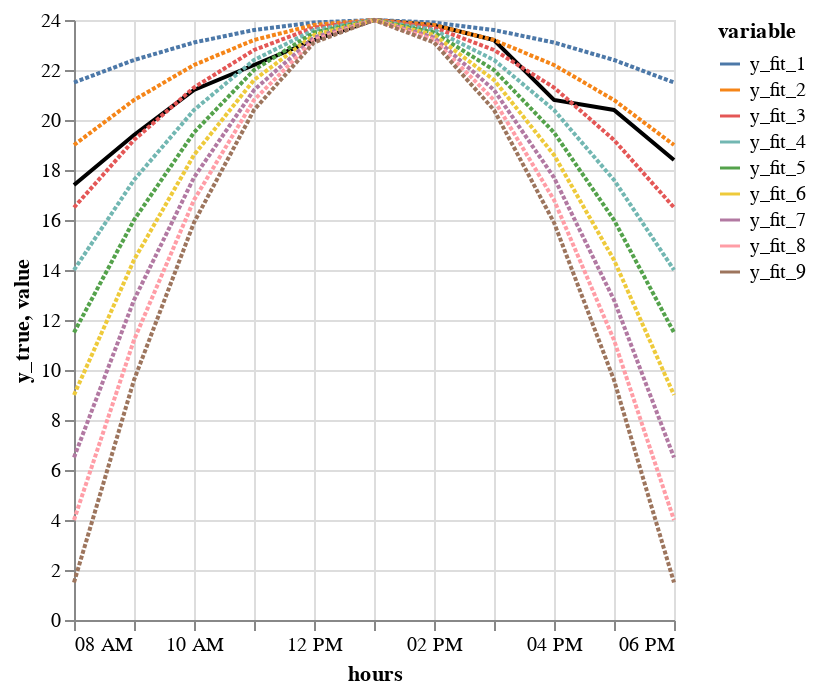

Notebook code for this chart:
### Code cell
data = create_data(day=1, extent=5)
base = alt.Chart(data)
true = base.mark_line().encode(
    x="hours:T",
    y=alt.Y("y_true:Q").scale(zero=False),
    order="t:Q",
    color=alt.value("black"),
)

flipped = data.unpivot(index="hours", on=cs.starts_with("y_fit"))


fits = (
    alt.Chart(flipped)
    .mark_line()
    .encode(
        x="hours:T",
        y="value:Q",
        color="variable:N",
        strokeDash=alt.value([2,1])

    )
)

true + fits

### Figure 1 — Vega-Lite specification as saved in the notebook (floating-point values rounded to 4 significant figures)
{"config": {"view": {"continuousWidth": 300, "continuousHeight": 300}}, "layer": [{"data": {"name": "data-d0a2941e08ef59fcfcfc7495a024beb9"}, "mark": {"type": "line"}, "encoding": {"color": {"value": "black"}, "order": {"field": "t", "type": "quantitative"}, "x": {"field": "hours", "type": "temporal"}, "y": {"field": "y_true", "scale": {"zero": false}, "type": "quantitative"}}}, {"data": {"name": "data-673fca29ba9e924e875e3e7823fec902"}, "mark": {"type": "line"}, "encoding": {"color": {"field": "variable", "type": "nominal"}, "strokeDash": {"value": [2, 1]}, "x": {"field": "hours", "type": "temporal"}, "y": {"field": "value", "type": "quantitative"}}}], "$schema": "https://vega.github.io/schema/vega-lite/v5.20.1.json", "datasets": {"data-d0a2941e08ef59fcfcfc7495a024beb9": [{"hours": "2020-07-01T08:00:00", "x": -5, "y_true": 17.4, "y_fit_1": 21.5, "y_fit_2": 19.0, "y_fit_3": 16.5, "y_fit_4": 14.0, "y_fit_5": 11.5, "y_fit_6": 9.0, "y_fit_7": 6.5, "y_fit_8": 4.0, "y_fit_9": 1.5}, {"hours": "2020-07-01T09:00:00", "x": -4, "y_true": 19.4, "y_fit_1": 22.4, "y_fit_2": 20.8, "y_fit_3": 19.2, "y_fit_4": 17.6, "y_fit_5": 16.0, "y_fit_6": 14.4, "y_fit_7": 12.8, "y_fit_8": 11.2, "y_fit_9": 9.6}, {"hours": "2020-07-01T10:00:00", "x": -3, "y_true": 21.2, "y_fit_1": 23.1, "y_fit_2": 22.2, "y_fit_3": 21.3, "y_fit_4": 20.4, "y_fit_5": 19.5, "y_fit_6": 18.6, "y_fit_7": 17.7, "y_fit_8": 16.8, "y_fit_9": 15.9}, {"hours": "2020-07-01T11:00:00", "x": -2, "y_true": 22.2, "y_fit_1": 23.6, "y_fit_2": 23.2, "y_fit_3": 22.8, "y_fit_4": 22.4, "y_fit_5": 22.0, "y_fit_6": 21.6, "y_fit_7": 21.2, "y_fit_8": 20.8, "y_fit_9": 20.4}, {"hours": "2020-07-01T12:00:00", "x": -1, "y_true": 23.2, "y_fit_1": 23.9, "y_fit_2": 23.8, "y_fit_3": 23.7, "y_fit_4": 23.6, "y_fit_5": 23.5, "y_fit_6": 23.4, "y_fit_7": 23.3, "y_fit_8": 23.2, "y_fit_9": 23.1}, {"hours": "2020-07-01T13:00:00", "x": 0, "y_true": 24.0, "y_fit_1": 24.0, "y_fit_2": 24.0, "y_fit_3": 24.0, "y_fit_4": 24.0, "y_fit_5": 24.0, "y_fit_6": 24.0, "y_fit_7": 24.0, "y_fit_8": 24.0, "y_fit_9": 24.0}, {"hours": "2020-07-01T14:00:00", "x": 1, "y_true": 23.8, "y_fit_1": 23.9, "y_fit_2": 23.8, "y_fit_3": 23.7, "y_fit_4": 23.6, "y_fit_5": 23.5, "y_fit_6": 23.4, "y_fit_7": 23.3, "y_fit_8": 23.2, "y_fit_9": 23.1}, {"hours": "2020-07-01T15:00:00", "x": 2, "y_true": 23.2, "y_fit_1": 23.6, "y_fit_2": 23.2, "y_fit_3": 22.8, "y_fit_4": 22.4, "y_fit_5": 22.0, "y_fit_6": 21.6, "y_fit_7": 21.2, "y_fit_8": 20.8, "y_fit_9": 20.4}, {"hours": "2020-07-01T16:00:00", "x": 3, "y_true": 20.8, "y_fit_1": 23.1, "y_fit_2": 22.2, "y_fit_3": 21.3, "y_fit_4": 20.4, "y_fit_5": 19.5, "y_fit_6": 18.6, "y_fit_7": 17.7, "y_fit_8": 16.8, "y_fit_9": 15.9}, {"hours": "2020-07-01T17:00:00", "x": 4, "y_true": 20.4, "y_fit_1": 22.4, "y_fit_2": 20.8, "y_fit_3": 19.2, "y_fit_4": 17.6, "y_fit_5": 16.0, "y_fit_6": 14.4, "y_fit_7": 12.8, "y_fit_8": 11.2, "y_fit_9": 9.6}, {"hours": "2020-07-01T18:00:00", "x": 5, "y_true": 18.4, "y_fit_1": 21.5, "y_fit_2": 19.0, "y_fit_3": 16.5, "y_fit_4": 14.0, "y_fit_5": 11.5, "y_fit_6": 9.0, "y_fit_7": 6.5, "y_fit_8": 4.0, "y_fit_9": 1.5}], "data-673fca29ba9e924e875e3e7823fec902": [{"hours": "2020-07-01T08:00:00", "variable": "y_fit_1", "value": 21.5}, {"hours": "2020-07-01T09:00:00", "variable": "y_fit_1", "value": 22.4}, {"hours": "2020-07-01T10:00:00", "variable": "y_fit_1", "value": 23.1}, {"hours": "2020-07-01T11:00:00", "variable": "y_fit_1", "value": 23.6}, {"hours": "2020-07-01T12:00:00", "variable": "y_fit_1", "value": 23.9}, {"hours": "2020-07-01T13:00:00", "variable": "y_fit_1", "value": 24.0}, {"hours": "2020-07-01T14:00:00", "variable": "y_fit_1", "value": 23.9}, {"hours": "2020-07-01T15:00:00", "variable": "y_fit_1", "value": 23.6}, {"hours": "2020-07-01T16:00:00", "variable": "y_fit_1", "value": 23.1}, {"hours": "2020-07-01T17:00:00", "variable": "y_fit_1", "value": 22.4}, {"hours": "2020-07-01T18:00:00", "variable": "y_fit_1", "value": 21.5}, {"hours": "2020-07-01T08:00:00", "variable": "y_fit_2", "value": 19.0}, {"hours": "2020-07-01T09:00:00", "variable": "y_fit_2", "value": 20.8}, {"hours": "2020-07-01T10:00:00", "variable": "y_fit_2", "value": 22.2}, {"hours": "2020-07-01T11:00:00", "variable": "y_fit_2", "value": 23.2}, {"hours": "2020-07-01T12:00:00", "variable": "y_fit_2", "value": 23.8}, {"hours": "2020-07-01T13:00:00", "variable": "y_fit_2", "value": 24.0}, {"hours": "2020-07-01T14:00:00", "variable": "y_fit_2", "value": 23.8}, {"hours": "2020-07-01T15:00:00", "variable": "y_fit_2", "value": 23.2}, {"hours": "2020-07-01T16:00:00", "variable": "y_fit_2", "value": 22.2}, {"hours": "2020-07-01T17:00:00", "variable": "y_fit_2", "value": 20.8}, {"hours": "2020-07-01T18:00:00", "variable": "y_fit_2", "value": 19.0}, {"hours": "2020-07-01T08:00:00", "variable": "y_fit_3", "value": 16.5}, {"hours": "2020-07-01T09:00:00", "variable": "y_fit_3", "value": 19.2}, {"hours": "2020-07-01T10:00:00", "variable": "y_fit_3", "value": 21.3}, {"hours": "2020-07-01T11:00:00", "variable": "y_fit_3", "value": 22.8}, {"hours": "2020-07-01T12:00:00", "variable": "y_fit_3", "value": 23.7}, {"hours": "2020-07-01T13:00:00", "variable": "y_fit_3", "value": 24.0}, {"hours": "2020-07-01T14:00:00", "variable": "y_fit_3", "value": 23.7}, {"hours": "2020-07-01T15:00:00", "variable": "y_fit_3", "value": 22.8}, {"hours": "2020-07-01T16:00:00", "variable": "y_fit_3", "value": 21.3}, {"hours": "2020-07-01T17:00:00", "variable": "y_fit_3", "value": 19.2}, {"hours": "2020-07-01T18:00:00", "variable": "y_fit_3", "value": 16.5}, {"hours": "2020-07-01T08:00:00", "variable": "y_fit_4", "value": 14.0}, {"hours": "2020-07-01T09:00:00", "variable": "y_fit_4", "value": 17.6}, {"hours": "2020-07-01T10:00:00", "variable": "y_fit_4", "value": 20.4}, {"hours": "2020-07-01T11:00:00", "variable": "y_fit_4", "value": 22.4}, {"hours": "2020-07-01T12:00:00", "variable": "y_fit_4", "value": 23.6}, {"hours": "2020-07-01T13:00:00", "variable": "y_fit_4", "value": 24.0}, {"hours": "2020-07-01T14:00:00", "variable": "y_fit_4", "value": 23.6}, {"hours": "2020-07-01T15:00:00", "variable": "y_fit_4", "value": 22.4}, {"hours": "2020-07-01T16:00:00", "variable": "y_fit_4", "value": 20.4}, {"hours": "2020-07-01T17:00:00", "variable": "y_fit_4", "value": 17.6}, {"hours": "2020-07-01T18:00:00", "variable": "y_fit_4", "value": 14.0}, {"hours": "2020-07-01T08:00:00", "variable": "y_fit_5", "value": 11.5}, {"hours": "2020-07-01T09:00:00", "variable": "y_fit_5", "value": 16.0}, {"hours": "2020-07-01T10:00:00", "variable": "y_fit_5", "value": 19.5}, {"hours": "2020-07-01T11:00:00", "variable": "y_fit_5", "value": 22.0}, {"hours": "2020-07-01T12:00:00", "variable": "y_fit_5", "value": 23.5}, {"hours": "2020-07-01T13:00:00", "variable": "y_fit_5", "value": 24.0}, {"hours": "2020-07-01T14:00:00", "variable": "y_fit_5", "value": 23.5}, {"hours": "2020-07-01T15:00:00", "variable": "y_fit_5", "value": 22.0}, {"hours": "2020-07-01T16:00:00", "variable": "y_fit_5", "value": 19.5}, {"hours": "2020-07-01T17:00:00", "variable": "y_fit_5", "value": 16.0}, {"hours": "2020-07-01T18:00:00", "variable": "y_fit_5", "value": 11.5}, {"hours": "2020-07-01T08:00:00", "variable": "y_fit_6", "value": 9.0}, {"hours": "2020-07-01T09:00:00", "variable": "y_fit_6", "value": 14.4}, {"hours": "2020-07-01T10:00:00", "variable": "y_fit_6", "value": 18.6}, {"hours": "2020-07-01T11:00:00", "variable": "y_fit_6", "value": 21.6}, {"hours": "2020-07-01T12:00:00", "variable": "y_fit_6", "value": 23.4}, {"hours": "2020-07-01T13:00:00", "variable": "y_fit_6", "value": 24.0}, {"hours": "2020-07-01T14:00:00", "variable": "y_fit_6", "value": 23.4}, {"hours": "2020-07-01T15:00:00", "variable": "y_fit_6", "value": 21.6}, {"hours": "2020-07-01T16:00:00", "variable": "y_fit_6", "value": 18.6}, {"hours": "2020-07-01T17:00:00", "variable": "y_fit_6", "value": 14.4}, {"hours": "2020-07-01T18:00:00", "variable": "y_fit_6", "value": 9.0}, {"hours": "2020-07-01T08:00:00", "variable": "y_fit_7", "value": 6.5}, {"hours": "2020-07-01T09:00:00", "variable": "y_fit_7", "value": 12.8}, {"hours": "2020-07-01T10:00:00", "variable": "y_fit_7", "value": 17.7}, {"hours": "2020-07-01T11:00:00", "variable": "y_fit_7", "value": 21.2}, {"hours": "2020-07-01T12:00:00", "variable": "y_fit_7", "value": 23.3}, {"hours": "2020-07-01T13:00:00", "variable": "y_fit_7", "value": 24.0}, {"hours": "2020-07-01T14:00:00", "variable": "y_fit_7", "value": 23.3}, {"hours": "2020-07-01T15:00:00", "variable": "y_fit_7", "value": 21.2}, {"hours": "2020-07-01T16:00:00", "variable": "y_fit_7", "value": 17.7}, {"hours": "2020-07-01T17:00:00", "variable": "y_fit_7", "value": 12.8}, {"hours": "2020-07-01T18:00:00", "variable": "y_fit_7", "value": 6.5}, {"hours": "2020-07-01T08:00:00", "variable": "y_fit_8", "value": 4.0}, {"hours": "2020-07-01T09:00:00", "variable": "y_fit_8", "value": 11.2}, {"hours": "2020-07-01T10:00:00", "variable": "y_fit_8", "value": 16.8}, {"hours": "2020-07-01T11:00:00", "variable": "y_fit_8", "value": 20.8}, {"hours": "2020-07-01T12:00:00", "variable": "y_fit_8", "value": 23.2}, {"hours": "2020-07-01T13:00:00", "variable": "y_fit_8", "value": 24.0}, {"hours": "2020-07-01T14:00:00", "variable": "y_fit_8", "value": 23.2}, {"hours": "2020-07-01T15:00:00", "variable": "y_fit_8", "value": 20.8}, {"hours": "2020-07-01T16:00:00", "variable": "y_fit_8", "value": 16.8}, {"hours": "2020-07-01T17:00:00", "variable": "y_fit_8", "value": 11.2}, {"hours": "2020-07-01T18:00:00", "variable": "y_fit_8", "value": 4.0}, {"hours": "2020-07-01T08:00:00", "variable": "y_fit_9", "value": 1.5}, {"hours": "2020-07-01T09:00:00", "variable": "y_fit_9", "value": 9.6}, {"hours": "2020-07-01T10:00:00", "variable": "y_fit_9", "value": 15.9}, {"hours": "2020-07-01T11:00:00", "variable": "y_fit_9", "value": 20.4}, {"hours": "2020-07-01T12:00:00", "variable": "y_fit_9", "value": 23.1}, {"hours": "2020-07-01T13:00:00", "variable": "y_fit_9", "value": 24.0}, {"hours": "2020-07-01T14:00:00", "variable": "y_fit_9", "value": 23.1}, {"hours": "2020-07-01T15:00:00", "variable": "y_fit_9", "value": 20.4}, {"hours": "2020-07-01T16:00:00", "variable": "y_fit_9", "value": 15.9}, {"hours": "2020-07-01T17:00:00", "variable": "y_fit_9", "value": 9.6}, {"hours": "2020-07-01T18:00:00", "variable": "y_fit_9", "value": 1.5}]}}
